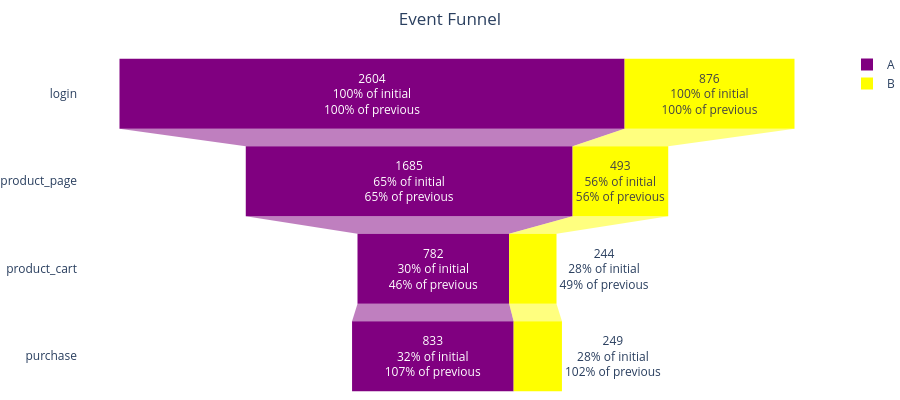

Here is the notebook cell this chart was saved with:
### Code cell
data_events1_group_reset = data_events1_group.reset_index()

fig = go.Figure()


fig.add_trace(go.Funnel(
    name='A',
    y=data_events1_group_reset['event_name'],
    x=data_events1_group_reset['A'],
    marker={'color': 'purple'},
    textinfo="value+percent previous+percent initial"
))


fig.add_trace(go.Funnel(
    name='B',
    orientation="h",
    y=data_events1_group_reset['event_name'],
    x=data_events1_group_reset['B'],
    marker={'color': 'yellow'},
    textposition="auto",
    textinfo="value+percent previous+percent initial"
))


fig.update_layout(
    autosize=False,
    width=900,
    height=400,
    margin=go.layout.Margin(l=50, r=50, b=0, t=50, pad=4),
    template="plotly_white",
    title='Event Funnel',
    title_x=0.50
)

fig.show()

### Figure 1 — Plotly figure (JSON) as saved in the notebook; plotly's stock layout.template omitted (floating-point values rounded to 4 significant figures)
{"data": [{"marker": {"color": "purple"}, "name": "A", "textinfo": "value+percent previous+percent initial", "type": "funnel", "x": [2604, 1685, 782, 833], "y": ["login", "product_page", "product_cart", "purchase"]}, {"marker": {"color": "yellow"}, "name": "B", "orientation": "h", "textinfo": "value+percent previous+percent initial", "textposition": "auto", "type": "funnel", "x": [876, 493, 244, 249], "y": ["login", "product_page", "product_cart", "purchase"]}], "layout": {"autosize": false, "height": 400, "margin": {"b": 0, "l": 50, "pad": 4, "r": 50, "t": 50}, "title": {"text": "Event Funnel", "x": 0.5}, "width": 900}}
